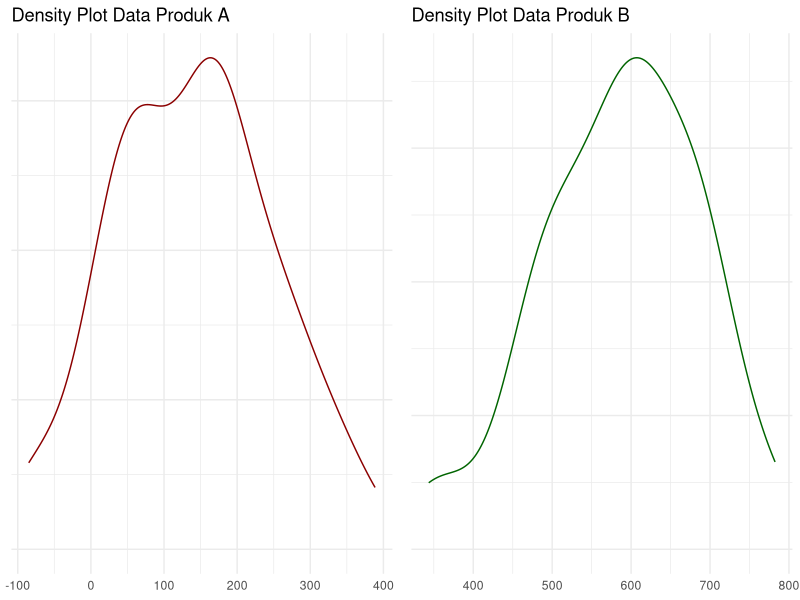
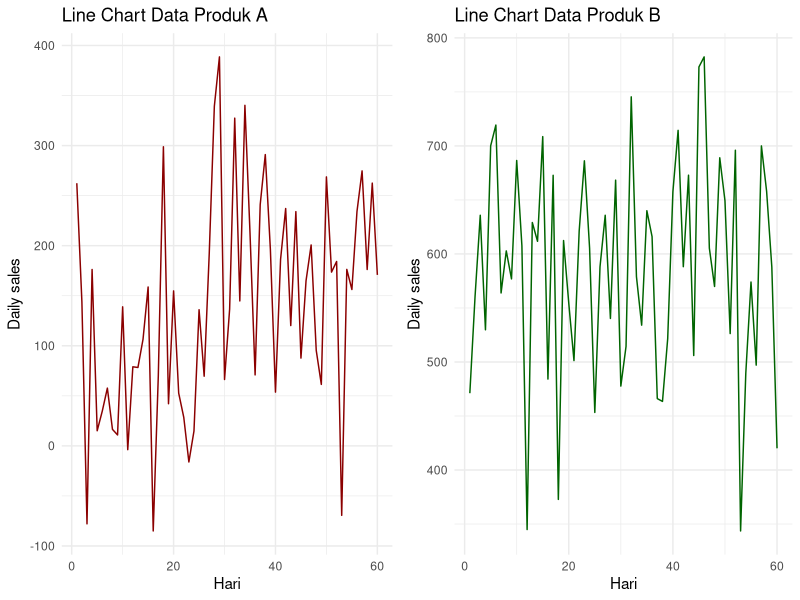
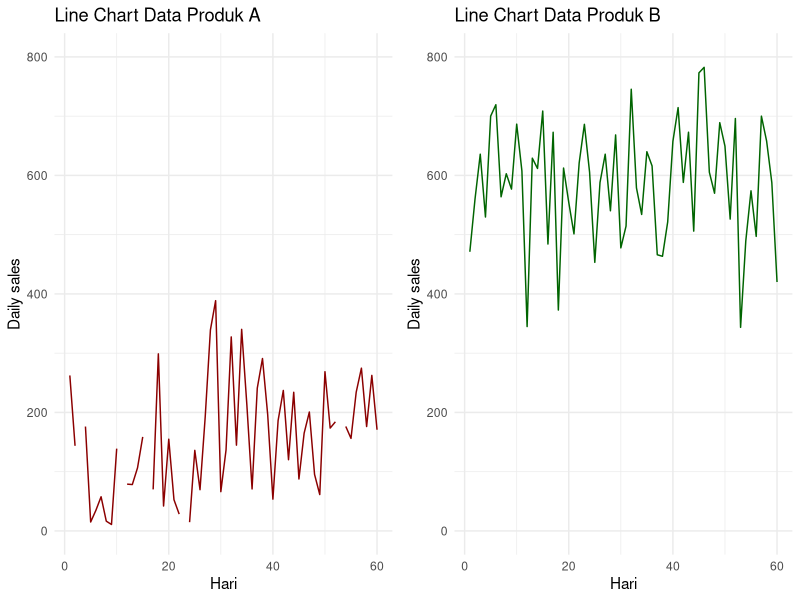

Generate these figures, in order, with R:
## ---- chunk 1
knitr::opts_chunk$set(echo = TRUE)
## ---- chunk 2
rm(list=ls())

library(dplyr)
library(ggplot2)
library(ggpubr)

n = 60
A = rnorm(n,mean = 150,sd = 100)
B = rnorm(n,mean = 600,sd = 100)

df = data.frame(id = 1:n,
                A = round(A,1),
                B = round(B,1))

df %>% rename("hari_ke" = id) %>% knitr::kable()
## ---- chunk 3
plt1 = 
  df %>%
  ggplot(aes(x = A)) +
  geom_density(color = "darkred") +
  labs(title = "Density Plot Data Produk A") +
  theme_minimal() +
  theme(axis.text.y = element_blank(),
        axis.title = element_blank())

plt2 = 
  df %>%
  ggplot(aes(x = B)) +
  geom_density(color = "darkgreen") +
  labs(title = "Density Plot Data Produk B") +
  theme_minimal() +
  theme(axis.text.y = element_blank(),
        axis.title = element_blank())

ggarrange(plt1,plt2,ncol = 2)
## ---- chunk 4
plt3 = 
  df %>% 
  ggplot(aes(x = id,
             y = A)) +
  geom_line(group = 1,color = "darkred") +
  labs(x = "Hari",
       y = "Daily sales",
       title = "Line Chart Data Produk A") +
  theme_minimal()

plt4 = 
  df %>% 
  ggplot(aes(x = id,
             y = B)) +
  geom_line(group = 1,color = "darkgreen") +
  labs(x = "Hari",
       y = "Daily sales",
       title = "Line Chart Data Produk B") +
  theme_minimal()

ggarrange(plt3,plt4,ncol = 2)
## ---- chunk 5
plt3 = 
  df %>% 
  ggplot(aes(x = id,
             y = A)) +
  geom_line(group = 1,color = "darkred") +
  labs(x = "Hari",
       y = "Daily sales",
       title = "Line Chart Data Produk A") +
  theme_minimal() +
  ylim(0,800)

plt4 = 
  df %>% 
  ggplot(aes(x = id,
             y = B)) +
  geom_line(group = 1,color = "darkgreen") +
  labs(x = "Hari",
       y = "Daily sales",
       title = "Line Chart Data Produk B") +
  theme_minimal() +
  ylim(0,800)

ggarrange(plt3,plt4,ncol = 2)
